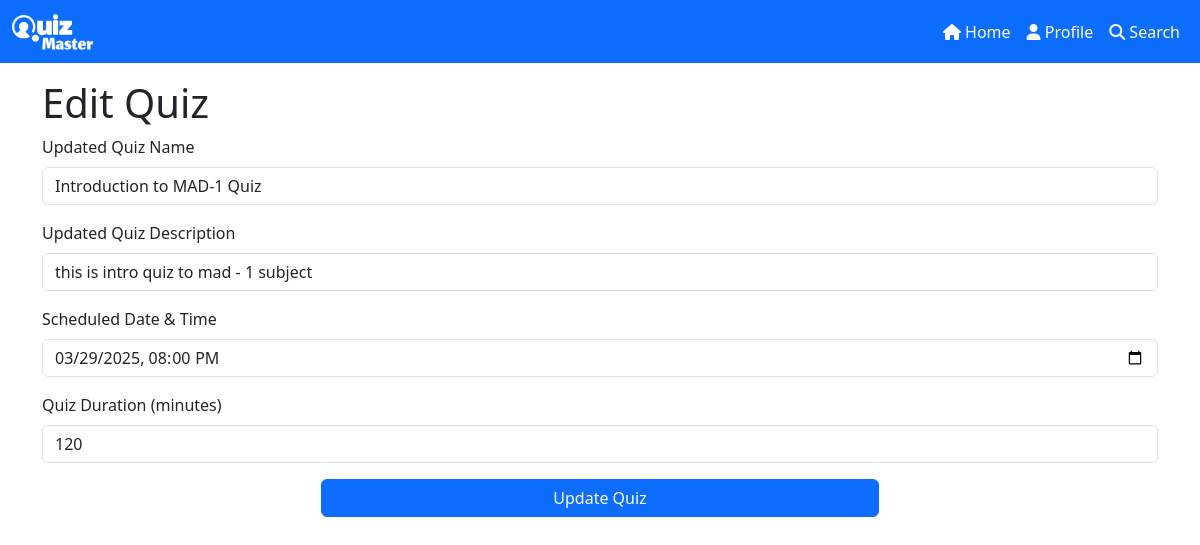
Page /quiz/1/1/1/edit (signed in) on the committed database.
### models.py (models this page shows)
class Quiz(db.Model):
    id = db.Column(db.Integer, primary_key=True, autoincrement=True)
    chapter_id = db.Column(db.Integer, db.ForeignKey("chapter.id"), nullable=False)
    name = db.Column(db.String(80), unique=True, nullable=False)
    description = db.Column(db.String(120), default="Not available")
    included_questions = db.relationship("Question", backref="quiz", lazy=True, cascade="all, delete-orphan")
    scores = db.relationship("Score", backref="quiz_record", lazy=True, cascade="all, delete-orphan")
    quiz_schedule_date = db.Column(db.DateTime, nullable=False)
    quiz_duration = db.Column(db.Integer, nullable=False)

### routes.py (the view, shortened to what this page needs)
    @app.route(
        "/quiz/<int:subject_id>/<int:chapter_id>/<int:quiz_id>/edit",
        methods=["GET", "POST"],
    )
    @auth_required
    def edit_quiz(subject_id, chapter_id, quiz_id):
        subject = Subject.query.get(subject_id)
        if not subject:
            flash("Subject not found")
            return redirect(url_for("admin_home"))
        chapter = Chapter.query.get(chapter_id)
        if not chapter:
            flash("Chapter not found")
            return redirect(url_for("show_subject", id=subject_id))
        quiz = Quiz.query.get(quiz_id)
        if not quiz:
            flash("Quiz not found")
            return redirect(url_for("show_subject", id=subject_id))
        return render_template(
            "quiz/edit_quiz.html", subject=subject, chapter=chapter, quiz=quiz
        )

### app.py (called while the page is built)
    @app.template_filter('datetimeformat')
    def datetimeformat(value, format="%Y-%m-%dT%H:%M"):
        if isinstance(value, datetime):
            return value.strftime(format)
        return value

### templates/quiz/edit_quiz.html (shortened to what this page needs)
{% extends 'base.html' %}
{% block content %}
<div class="container mt-3">
    <h1>Edit Quiz</h1>
    <form method="POST">
        <div class="mb-3">
            <label for="quiz_name" class="form-label">Updated Quiz Name</label>
            <input type="text" class="form-control" id="quiz_name" name="quiz_name" value="{{ quiz.name }}" required>
        </div>
        <div class="mb-3">
            <label for="quiz_description" class="form-label">Updated Quiz Description</label>
            <input type="text" class="form-control" id="quiz_description" name="quiz_description"
                value="{{ quiz.description }}">
        </div>
        <div class="mb-3">
            <label for="quiz_date_time" class="form-label">Scheduled Date &amp; Time</label>
            <input type="datetime-local" class="form-control" id="quiz_date_time" name="quiz_date_time"
                value="{{ quiz.quiz_schedule_date|datetimeformat }}" required>
        </div>
        <div class="mb-3">
            <label for="quiz_duration" class="form-label">Quiz Duration (minutes)</label>
            <input type="number" class="form-control" id="quiz_duration" name="quiz_duration"
                value="{{ quiz.quiz_duration }}" required>
        </div>
        <div class="d-grid gap-2 col-6 mx-auto mt-3">
            <button type="submit" class="btn btn-primary">Update Quiz</button>
        </div>
    </form>
</div>
{% endblock %}

### rows in the picture
Quiz: quiz_name "Introduction to MAD-1 Quiz", quiz_description "this is intro quiz to mad - 1 subject", quiz_date_time "03/29/2025 20:00", quiz_duration "120"
